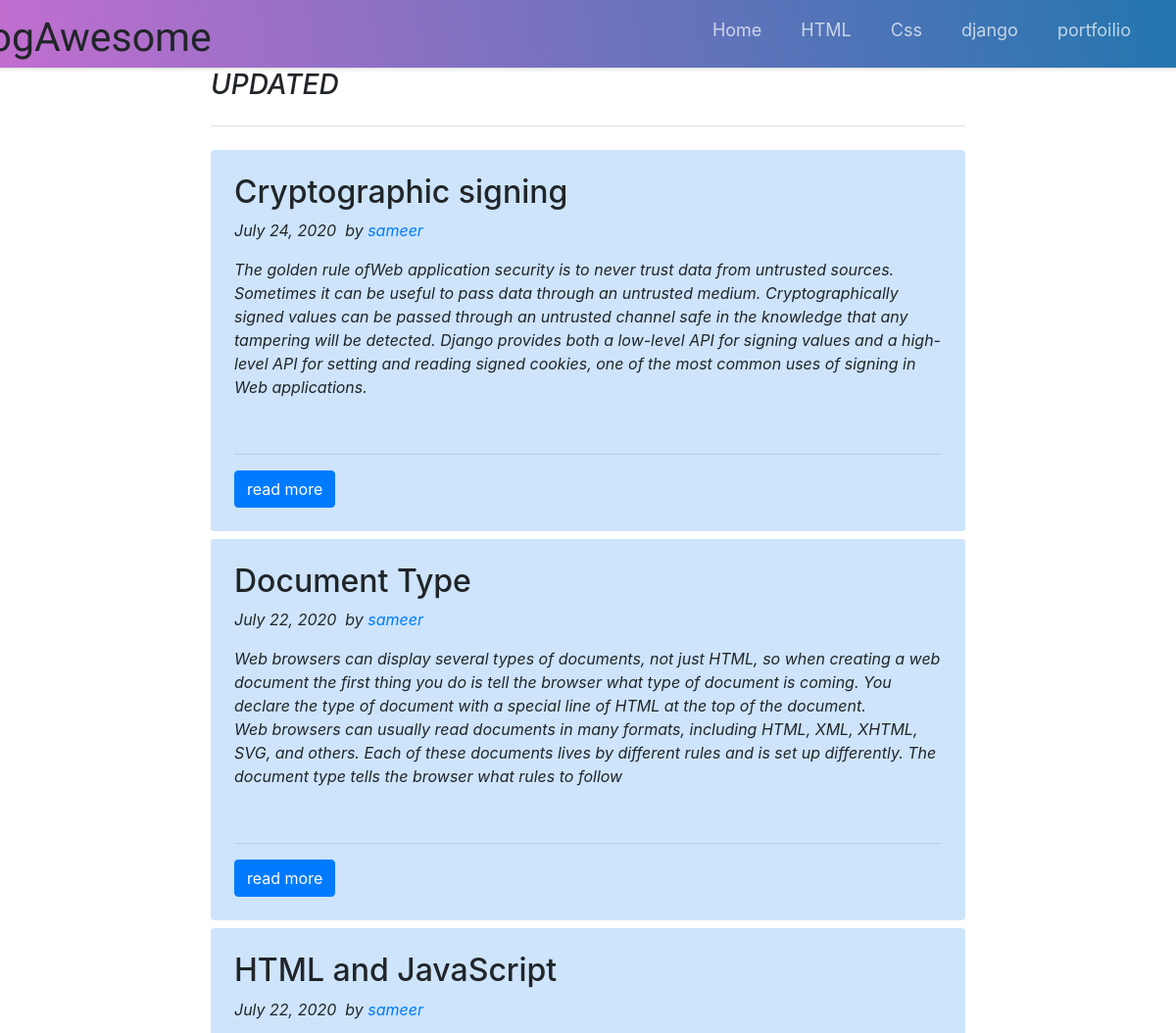
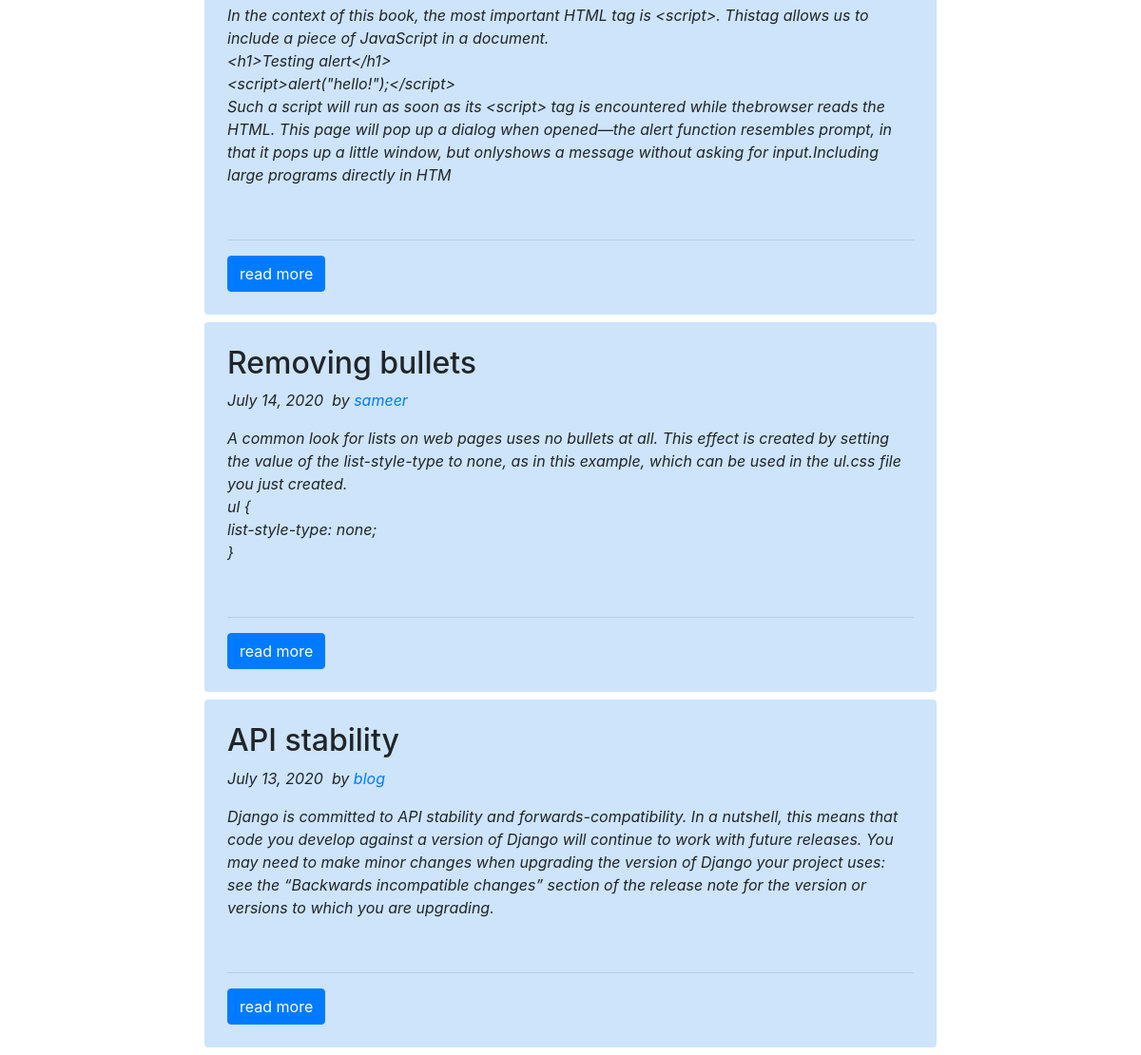
/main/, run on the app's committed database (2 pictures, top to bottom).
### main/models.py (models this page shows, shortened)
class Post(models.Model):
	heading = models.CharField(max_length=200)
	content = models.TextField(max_length=2000)
	date_posted = models.DateTimeField(default=timezone.now)
	author = models.ForeignKey(User, on_delete=models.CASCADE)
	categary = models.CharField(max_length=6000)

### main/views.py (the view)
# urls.py: path('',views.index, name="home"),
def index(request):
	posts=Post.objects.all().order_by('-date_posted')
	params = {'post':posts}
	return  render(request,'main/index.html',params)

### main/templates/main/index.html
{% extends 'main/base.html' %}
{% load static %}
{% block content %}
<div class="col-md-8 offset-md-2">
    <h3 class="pb-4 mb-4 font-italic border-bottom cat">
        UPDATED
    </h3>
    {% for i in post %}
    <article>
        <div class="p-4 mb-2 bg-light rounded" style="max-width: 900px; background-color: #cde4fb!important;">
            <h2 class="blog-post-title">{{i.heading}}&nbsp;</h2>
            <p class="blog-post-meta">{{i.date_posted.date}}&nbsp; by <a href="">{{i.author}}&nbsp;</a></p>
            <p>{{i.content| slice:":500" | linebreaks}}&nbsp;</p>
            <hr>
            <button class="btn btn-primary"><a href="{% url 'detail' i.pk %}" style="color: white;">read more</a></button>
        </div>
    </article>
    {% endfor %}
</div>
{% endblock %}

### main/static/css/base.css (style rules this page uses)
* { box-sizing: border-box; padding: 0; margin: 0; }

### main/static/css/index.css (style rules this page uses)
.pb-4, .py-4 { padding-bottom: 1.5rem !important; }
.mb-4, .my-4 { margin-bottom: 1.5rem !important; }
.border-bottom { border-bottom: 1px solid #dee2e6 !important; }
h3, .h3 { font-size: 1.75rem; }
h1, h2, h3, h4, h5, h6, .h1, .h2, .h3, .h4, .h5, .h6 { margin-bottom: 0.5rem; font-weight: 500; line-height: 1.2; }
h1, h2, h3, h4, h5, h6 { margin-top: 0; margin-bottom: 0.5rem; }
*, *::before, *::after { box-sizing: border-box; }
.col-md-8 { -ms-flex: 0 0 66.666667%; flex: 0 0 66.666667%; max-width: 66.666667%; position: relative; width: 100%; padding-right: 15px; padding-left: 22px; }
.p-4 { padding: 1.5rem !important; }
.rounded { border-radius: 0.25rem !important; }
.bg-light { background-color: #cde4fb!important; }
p { font-style: italic !important; }
@media screen and (min-width: 768px) { .col-md-8 { -ms-flex: 0 0 66.666667%; flex: 0 0 66.666667%; max-width: 66.666667%; position: relative; width: 100%; padding-right: 15px; padding-left: 15px; } }
@media screen and (min-width: 768px) { .p-4 { padding: 1.5rem !important; } }

### data on the page
Post: heading "Cryptographic signing", date_posted "July 24, 2020", author "sameer", content "The golden rule ofWeb application security is to never trust data from untrusted sources. Sometimes it can be useful to pass data through an untrusted medium. Cryptographically signed values can be passed through an untrusted channel safe in the knowledge that any tampering will be detected. Django provides both a low-level API for signing values and a high-level API for setting and reading signed cookies, one of the most common uses of signing in Web applications."
Post: heading "Document Type", date_posted "July 22, 2020", author "sameer", content "Web browsers can display several types of documents, not just HTML, so when creating a web document the first thing you do is tell the browser what type of document is coming. You declare the type of document with a special line of HTML at the top of the document. Web browsers can usually read documents in many formats, including HTML, XML, XHTML, SVG, and others. Each of these documents lives by different rules and is set up differently. The document type tells the browser what rules to follow"
Post: heading "HTML and JavaScript", date_posted "July 22, 2020", author "sameer", content "In the context of this book, the most important HTML tag is <script>. Thistag allows us to include a piece of JavaScript in a document. <h1>Testing alert</h1> <script>alert(\"hello!\");</script> Such a script will run as soon as its <script> tag is encountered while thebrowser reads the HTML. This page will pop up a dialog when opened—the alert function resembles prompt, in that it pops up a little window, but onlyshows a message without asking for input.Including large programs directly in HTM"
Post: heading "Removing bullets", date_posted "July 14, 2020", author "sameer", content "A common look for lists on web pages uses no bullets at all. This effect is created by setting the value of the list-style-type to none, as in this example, which can be used in the ul.css file you just created. ul { list-style-type: none; }"
Post: heading "API stability", date_posted "July 13, 2020", author "blog", content "Django is committed to API stability and forwards-compatibility. In a nutshell, this means that code you develop against a version of Django will continue to work with future releases. You may need to make minor changes when upgrading the version of Django your project uses: see the “Backwards incompatible changes” section of the release note for the version or versions to which you are upgrading."
